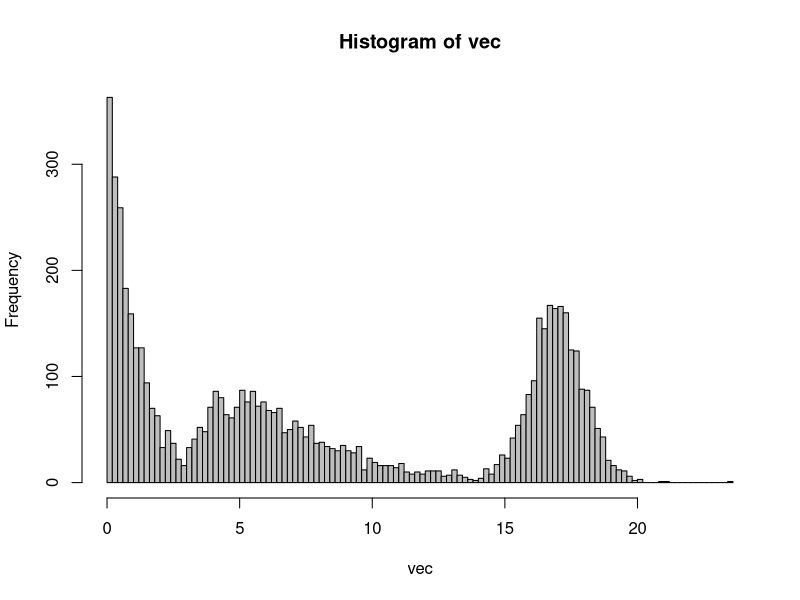

Write the R code that produced this figure. (Note: this script raises an error after producing the figure.)
set.seed(10)
.rotate <- function(mat){t(mat)[,nrow(mat):1]}

vec <- c(stats::rexp(n = 2000),
         stats::rgamma(n = 2000, shape = 2, scale = 2) + 3,
         stats::rnorm(n = 1995, mean = 17))

hist(vec, breaks = 100, col = "gray")

vec <- sort(vec, decreasing = T)

# make a 5-block design
design <- matrix(0, d, d)
for(k in 1:5){
  for(i in 1:(5-k+1)){
    design[((i-1)*(d/5)+1):(i*d/5), (((i-1)*(d/5)+1):(i*d/5)) + (k-1)*(d/5)] <- 10*i + (5-k)*100
    design[(((i-1)*(d/5)+1):(i*d/5)) + (k-1)*(d/5), ((i-1)*(d/5)+1):(i*d/5)] <- 10*i + (5-k)*100
  }
}

for(i in 1:d){
  for(j in 1:i){
    design[i,j] <- stats::rnorm(1, mean = design[i,j], sd = 0.1)
  }
}
design_vec <- design[lower.tri(design, diag = F)]
idx_order <- order(design_vec, decreasing = T)

d <- 110
mat <- matrix(0, d, d)
mat_vec <- rep(NA, n)
for(i in 1:n){
  mat_vec[idx_order[i]] <- vec[i]
}
mat[lower.tri(mat, diag = F)] <- mat_vec
mat <- mat + t(mat)

image(mat)

eigen_res <- eigen(mat)
plot(eigen_res$values)

# mat is the "true" matrix of means
obs <- rep(NA, n)
for(i in 1:n){
  obs[i] <- stats::rnorm(1, mean = mat_vec[i], sd = 0.1)
}
hist(obs, breaks = 100, col = "gray")

png("../figure/theory/P2_matrix.png", height = 1000, width = 2400, res = 300, units = "px")
par(mfrow = c(1,2))
par(mar = rep(0.5,4))
image(.rotate(mat), asp = T, xlab = "", ylab = "", axes = F)

par(mar = c(4,4,4,0))
hist(obs, breaks = 100, col = "gray", xlab = "Observed values", ylab = "Count",
     main = "Histogram of observed values")
graphics.off()

png("../figure/theory/P2_eigen.png", height = 1200, width = 2400, res = 300, units = "px")
par(mfrow = c(1,2))
plot(eigen_res$values, pch = 16, xlab = "Index",
     ylab = "Value", main = "Population eigenvalue")
lines(c(-1e6, 1e6), rep(0, 2), col = "red", lwd = 2)

ylim = range(eigen_res$vectors)
plot(NA, xlim = c(1, nrow(eigen_res$vectors)), ylim = ylim,
     main = "Top 5 (positive)\npopulation eigenvectors", xlab = "Index", ylab = "Value")
idx <- 5
points(eigen_res$vectors[,idx], pch = 16, col = 5)
lines(eigen_res$vectors[,idx], lwd = 2, col = 5)

for(i in 1:4){
  points(eigen_res$vectors[,i], pch = 16, col = i)
  lines(eigen_res$vectors[,i], lwd = 2, col = i)
}

graphics.off()

#########################################

.decompose <- function(mat, k = 1){
  eigen_res <- eigen(mat)
  idx <- order(abs(eigen_res$values), decreasing = T)

  if(k == 1) {
    diag_mat <- as.matrix(eigen_res$values[idx[1:k]])
  } else {
    diag_mat <- diag(eigen_res$values[idx[1:k]])
  }

  recon <- eigen_res$vectors[,idx[1:k],drop = F] %*% diag_mat %*% t(eigen_res$vectors[,idx[1:k], drop = F])
  recon_vec <- recon[lower.tri(recon, diag = F)]

  vec <- rep(NA, length(recon_vec))
  for(i in 1:length(recon_vec)){
    vec[i] <- stats::rnorm(1, mean = recon_vec[i], sd = 0.1)
  }

  vec
}

seq_breaks <- seq(-5, 30, length.out = 100)
k_vec <- c(1:4, 5, 10, 20, 110)

tmp_list <- lapply(k_vec, function(k){
  set.seed(10)
  .decompose(mat, k = k)
})

png("../figure/theory/P2_hist.png", height = 2500, width = 2000, res = 300, units = "px")
par(mfrow = c(4,2), mar = c(4,4,4,0.5))
for(i in 1:8){
  hist(tmp_list[[i]], breaks = seq_breaks, col = "gray",
       main = paste0("Using rank ", k_vec[i], " approximation"),
       xlab = "Value", ylab = "Count")
}
graphics.off()



